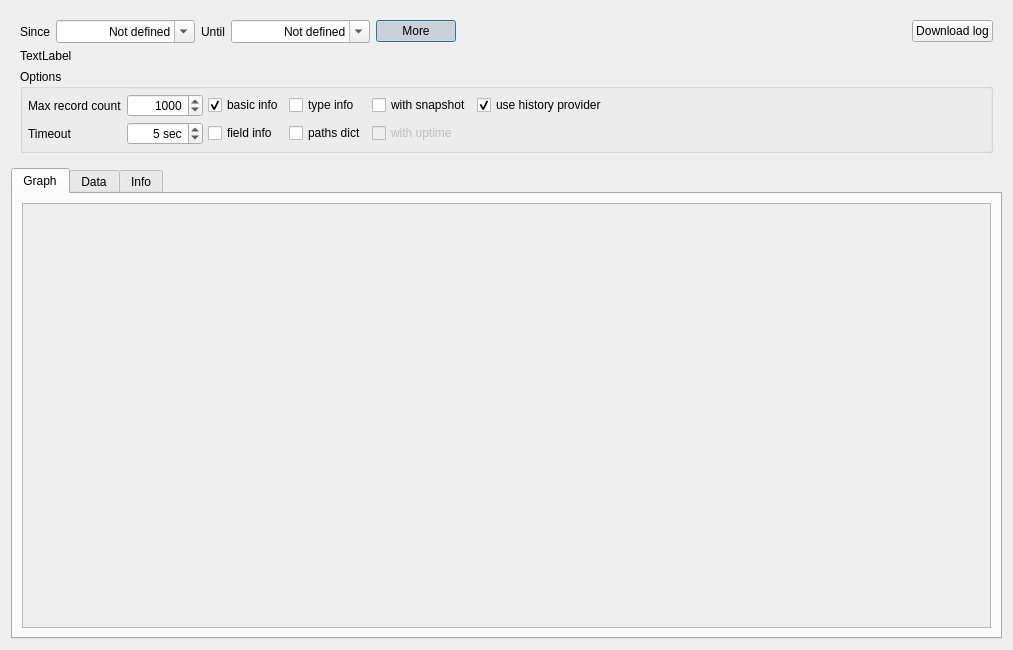
<?xml version="1.0" encoding="UTF-8"?>
<ui version="4.0">
 <class>DlgLogView</class>
 <widget class="QDialog" name="DlgLogView">
  <property name="geometry">
   <rect>
    <x>0</x>
    <y>0</y>
    <width>1013</width>
    <height>650</height>
   </rect>
  </property>
  <property name="windowTitle">
   <string>Dialog</string>
  </property>
  <layout class="QVBoxLayout" name="verticalLayout">
   <item>
    <widget class="QFrame" name="frame">
     <layout class="QVBoxLayout" name="verticalLayout_2">
      <item>
       <layout class="QHBoxLayout" name="horizontalLayout">
        <item>
         <widget class="QLabel" name="label">
          <property name="text">
           <string>Since</string>
          </property>
         </widget>
        </item>
        <item>
         <widget class="QDateTimeEdit" name="edSince">
          <property name="alignment">
           <set>Qt::AlignRight|Qt::AlignTrailing|Qt::AlignVCenter</set>
          </property>
          <property name="specialValueText">
           <string>Not defined</string>
          </property>
          <property name="minimumDate">
           <date>
            <year>2000</year>
            <month>1</month>
            <day>1</day>
           </date>
          </property>
          <property name="displayFormat">
           <string>yyyy-MM-dd hh:mm:ss</string>
          </property>
          <property name="calendarPopup">
           <bool>true</bool>
          </property>
         </widget>
        </item>
        <item>
         <widget class="QLabel" name="label_2">
          <property name="text">
           <string>Until</string>
          </property>
         </widget>
        </item>
        <item>
         <widget class="QDateTimeEdit" name="edUntil">
          <property name="alignment">
           <set>Qt::AlignRight|Qt::AlignTrailing|Qt::AlignVCenter</set>
          </property>
          <property name="specialValueText">
           <string>Not defined</string>
          </property>
          <property name="minimumDate">
           <date>
            <year>2000</year>
            <month>1</month>
            <day>1</day>
           </date>
          </property>
          <property name="displayFormat">
           <string>yyyy-MM-dd hh:mm:ss</string>
          </property>
          <property name="calendarPopup">
           <bool>true</bool>
          </property>
         </widget>
        </item>
        <item>
         <widget class="QPushButton" name="btMoreOptions">
          <property name="text">
           <string>More</string>
          </property>
          <property name="checkable">
           <bool>true</bool>
          </property>
          <property name="checked">
           <bool>true</bool>
          </property>
         </widget>
        </item>
        <item>
         <spacer name="horizontalSpacer_2">
          <property name="orientation">
           <enum>Qt::Horizontal</enum>
          </property>
          <property name="sizeHint" stdset="0">
           <size>
            <width>40</width>
            <height>20</height>
           </size>
          </property>
         </spacer>
        </item>
        <item>
         <widget class="QPushButton" name="btLoad">
          <property name="text">
           <string>Download log</string>
          </property>
         </widget>
        </item>
       </layout>
      </item>
      <item>
       <widget class="QLabel" name="lblInfo">
        <property name="text">
         <string>TextLabel</string>
        </property>
       </widget>
      </item>
      <item>
       <widget class="QGroupBox" name="groupBox_3">
        <property name="title">
         <string>Options</string>
        </property>
        <layout class="QGridLayout" name="gridLayout_3">
         <property name="leftMargin">
          <number>5</number>
         </property>
         <property name="topMargin">
          <number>5</number>
         </property>
         <property name="rightMargin">
          <number>5</number>
         </property>
         <property name="bottomMargin">
          <number>5</number>
         </property>
         <property name="spacing">
          <number>5</number>
         </property>
         <item row="0" column="6">
          <spacer name="horizontalSpacer">
           <property name="orientation">
            <enum>Qt::Horizontal</enum>
           </property>
           <property name="sizeHint" stdset="0">
            <size>
             <width>40</width>
             <height>20</height>
            </size>
           </property>
          </spacer>
         </item>
         <item row="0" column="0">
          <widget class="QLabel" name="label_3">
           <property name="text">
            <string>Max record count</string>
           </property>
          </widget>
         </item>
         <item row="1" column="0">
          <widget class="QLabel" name="label_4">
           <property name="text">
            <string>Timeout</string>
           </property>
          </widget>
         </item>
         <item row="1" column="4">
          <widget class="QCheckBox" name="chkWithUptime">
           <property name="enabled">
            <bool>false</bool>
           </property>
           <property name="text">
            <string>with uptime</string>
           </property>
          </widget>
         </item>
         <item row="1" column="2">
          <widget class="QCheckBox" name="chkFieldInfo">
           <property name="text">
            <string>field info</string>
           </property>
          </widget>
         </item>
         <item row="0" column="1">
          <widget class="QSpinBox" name="edMaxRecordCount">
           <property name="alignment">
            <set>Qt::AlignRight|Qt::AlignTrailing|Qt::AlignVCenter</set>
           </property>
           <property name="minimum">
            <number>0</number>
           </property>
           <property name="maximum">
            <number>100000</number>
           </property>
           <property name="singleStep">
            <number>1000</number>
           </property>
           <property name="value">
            <number>1000</number>
           </property>
          </widget>
         </item>
         <item row="1" column="1">
          <widget class="QSpinBox" name="edTimeout">
           <property name="alignment">
            <set>Qt::AlignRight|Qt::AlignTrailing|Qt::AlignVCenter</set>
           </property>
           <property name="suffix">
            <string> sec</string>
           </property>
           <property name="minimum">
            <number>1</number>
           </property>
           <property name="maximum">
            <number>1000</number>
           </property>
           <property name="singleStep">
            <number>10</number>
           </property>
           <property name="value">
            <number>5</number>
           </property>
          </widget>
         </item>
         <item row="1" column="3">
          <widget class="QCheckBox" name="chkPathsDict">
           <property name="text">
            <string>paths dict</string>
           </property>
          </widget>
         </item>
         <item row="0" column="2">
          <widget class="QCheckBox" name="chkBasicInfo">
           <property name="text">
            <string>basic info</string>
           </property>
           <property name="checked">
            <bool>true</bool>
           </property>
          </widget>
         </item>
         <item row="0" column="3">
          <widget class="QCheckBox" name="chkTypeInfo">
           <property name="text">
            <string>type info</string>
           </property>
          </widget>
         </item>
         <item row="0" column="4">
          <widget class="QCheckBox" name="chkWithSnapshot">
           <property name="text">
            <string>with snapshot</string>
           </property>
          </widget>
         </item>
         <item row="0" column="5">
          <widget class="QCheckBox" name="chkUseHistoryProvider">
           <property name="text">
            <string>use history provider</string>
           </property>
           <property name="checked">
            <bool>true</bool>
           </property>
          </widget>
         </item>
        </layout>
       </widget>
      </item>
     </layout>
    </widget>
   </item>
   <item>
    <widget class="QTabWidget" name="tabWidget">
     <property name="currentIndex">
      <number>0</number>
     </property>
     <widget class="QWidget" name="tabGraph">
      <attribute name="title">
       <string>Graph</string>
      </attribute>
      <layout class="QVBoxLayout" name="verticalLayout_5">
       <item>
        <widget class="shv::visu::timeline::GraphView" name="graphView">
         <property name="widgetResizable">
          <bool>true</bool>
         </property>
         <widget class="QWidget" name="scrollAreaWidgetContents">
          <property name="geometry">
           <rect>
            <x>0</x>
            <y>0</y>
            <width>955</width>
            <height>303</height>
           </rect>
          </property>
         </widget>
        </widget>
       </item>
      </layout>
     </widget>
     <widget class="QWidget" name="tabData">
      <attribute name="title">
       <string>Data</string>
      </attribute>
      <layout class="QVBoxLayout" name="verticalLayout_4">
       <item>
        <layout class="QHBoxLayout" name="horizontalLayout_2">
         <item>
          <widget class="QLabel" name="label_5">
           <property name="text">
            <string>Filter</string>
           </property>
          </widget>
         </item>
         <item>
          <widget class="QLineEdit" name="edFilter">
           <property name="clearButtonEnabled">
            <bool>true</bool>
           </property>
          </widget>
         </item>
         <item>
          <spacer name="horizontalSpacer_3">
           <property name="orientation">
            <enum>Qt::Horizontal</enum>
           </property>
           <property name="sizeHint" stdset="0">
            <size>
             <width>40</width>
             <height>20</height>
            </size>
           </property>
          </spacer>
         </item>
        </layout>
       </item>
       <item>
        <widget class="QTableView" name="tblData"/>
       </item>
      </layout>
     </widget>
     <widget class="QWidget" name="tabInfo">
      <attribute name="title">
       <string>Info</string>
      </attribute>
      <layout class="QVBoxLayout" name="verticalLayout_3">
       <item>
        <widget class="QPlainTextEdit" name="edInfo"/>
       </item>
      </layout>
     </widget>
    </widget>
   </item>
  </layout>
 </widget>
 <customwidgets>
  <customwidget>
   <class>shv::visu::timeline::GraphView</class>
   <extends>QScrollArea</extends>
   <header location="global">shv/visu/timeline/graphview.h</header>
   <container>1</container>
  </customwidget>
 </customwidgets>
 <resources/>
 <connections>
  <connection>
   <sender>btMoreOptions</sender>
   <signal>toggled(bool)</signal>
   <receiver>groupBox_3</receiver>
   <slot>setVisible(bool)</slot>
   <hints>
    <hint type="sourcelabel">
     <x>639</x>
     <y>43</y>
    </hint>
    <hint type="destinationlabel">
     <x>617</x>
     <y>88</y>
    </hint>
   </hints>
  </connection>
 </connections>
</ui>
